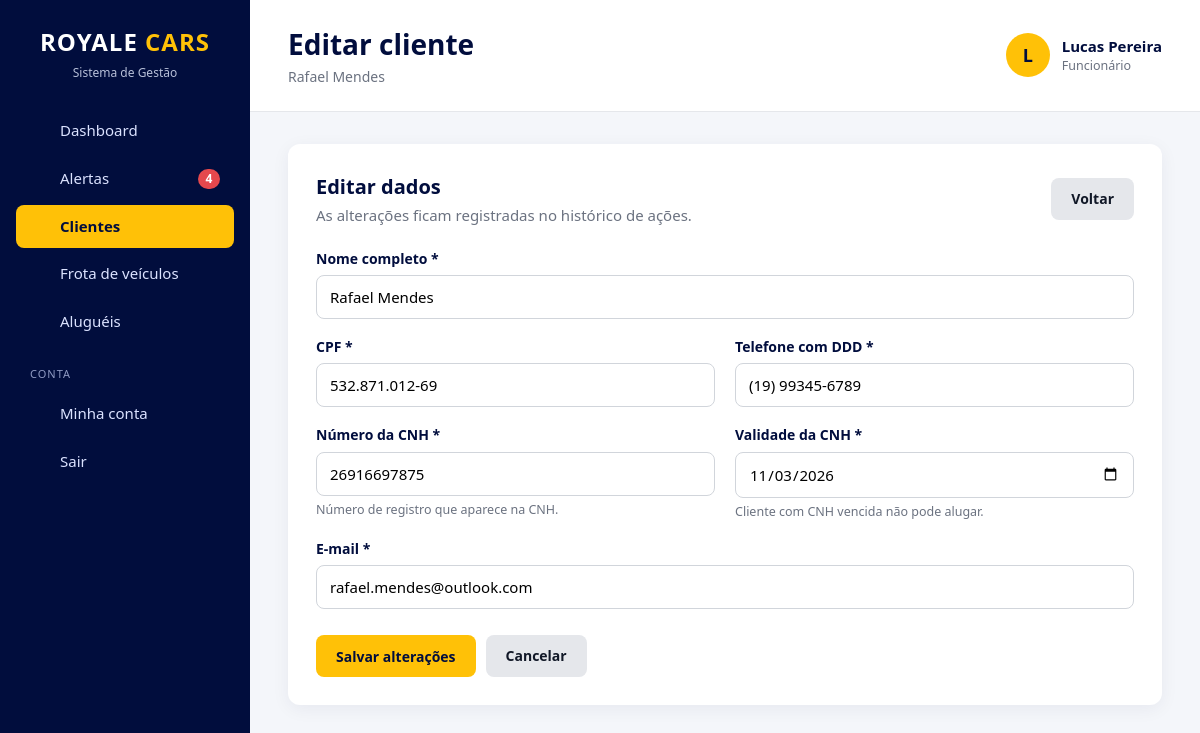
The page /clientes/editar.php?id=7 (signed in) on the database its author committed.
### tables this page shows
CREATE TABLE `usuarios` (
    `id`            INT          NOT NULL AUTO_INCREMENT,
    `nome`          VARCHAR(100) NOT NULL,
    `email`         VARCHAR(150) NOT NULL,
    `senha`         VARCHAR(255) NOT NULL,
    `cargo`         ENUM('chefe','gerente','funcionario') NOT NULL DEFAULT 'funcionario',
    `ativo`         TINYINT(1)   NOT NULL DEFAULT 1,
    `trocar_senha`  TINYINT(1)   NOT NULL DEFAULT 0,
    `ultimo_acesso` DATETIME     NULL,
    `criado_em`     TIMESTAMP    NOT NULL DEFAULT CURRENT_TIMESTAMP,
    `atualizado_em` TIMESTAMP    NULL ON UPDATE CURRENT_TIMESTAMP,

    PRIMARY KEY (`id`),
    UNIQUE KEY `uk_usuarios_email` (`email`),

    CONSTRAINT `ck_usuarios_nome`  CHECK (CHAR_LENGTH(TRIM(`nome`)) >= 3),
    CONSTRAINT `ck_usuarios_email` CHECK (`email` LIKE '_%@_%._%'),
    CONSTRAINT `ck_usuarios_ativo` CHECK (`ativo` IN (0, 1))
);

CREATE TABLE `clientes` (
    `id`            INT          NOT NULL AUTO_INCREMENT,
    `nome`          VARCHAR(150) NOT NULL,
    `cpf`           CHAR(11)     NOT NULL,
    `cnh`           CHAR(11)     NOT NULL,
    `cnh_validade`  DATE         NOT NULL,
    `email`         VARCHAR(150) NOT NULL,
    `telefone`      VARCHAR(11)  NOT NULL,
    `arquivado`     TINYINT(1)   NOT NULL DEFAULT 0,
    `arquivado_em`  DATETIME     NULL,
    `criado_em`     TIMESTAMP    NOT NULL DEFAULT CURRENT_TIMESTAMP,
    `atualizado_em` TIMESTAMP    NULL ON UPDATE CURRENT_TIMESTAMP,

    PRIMARY KEY (`id`),
    UNIQUE KEY `uk_clientes_cpf`   (`cpf`),
    UNIQUE KEY `uk_clientes_cnh`   (`cnh`),
    UNIQUE KEY `uk_clientes_email` (`email`),

    CONSTRAINT `ck_clientes_nome`     CHECK (CHAR_LENGTH(TRIM(`nome`)) >= 3),
    CONSTRAINT `ck_clientes_cpf`      CHECK (`cpf` REGEXP '^[0-9]{11}$'),
    CONSTRAINT `ck_clientes_cnh`      CHECK (`cnh` REGEXP '^[0-9]{11}$'),
    CONSTRAINT `ck_clientes_email`    CHECK (`email` LIKE '_%@_%._%'),
    CONSTRAINT `ck_clientes_telefone` CHECK (`telefone` REGEXP '^[1-9][1-9][0-9]{8,9}$'),
    CONSTRAINT `ck_clientes_arquivado` CHECK (`arquivado` IN (0, 1))
);

### config/database.php (called while the page is built, shortened)
<?php
$usuario = 'root';

### includes/auth.php (called while the page is built, shortened)
<?php
function usuario_logado(): ?array
{
    static $usuario = false;
    if ($usuario !== false) {
        return $usuario;
    }
    $id = (int) ($_SESSION['usuario_id'] ?? 0);
    $dados = db_linha(
        'SELECT id, nome, email, cargo, ativo, trocar_senha FROM usuarios WHERE id = ?',
        [$id]
    );
    $dados['permissoes'] = array_column(
        db_todos('SELECT permissao FROM usuario_permissoes WHERE usuario_id = ?', [$id]),
        'permissao'
    );
    $usuario = $dados;
    return $usuario;
}
function eh_chefe(): bool
{
    $usuario = usuario_logado();
    return $usuario && $usuario['cargo'] === 'chefe';
}
function pode(string $permissao): bool
{
    $usuario = usuario_logado();
    return $usuario['cargo'] === 'chefe' || in_array($permissao, $usuario['permissoes'], true);
}
function exigir_login(): array
{
    $usuario = usuario_logado();
    return $usuario;
}
function exigir_permissao(string ...$permissoes): void
{
    exigir_login();
    foreach ($permissoes as $permissao) {
        if (pode($permissao)) {
            return;
        }
    }
}
    ?>

### includes/alertas.php (called while the page is built, shortened)
<?php
function buscar_alertas(): array
{
    $alertas = [
        'atrasadas'           => [],
        'devolucoes_proximas' => [],
        'em_manutencao'       => [],
        'cnh'                 => [],
        'login_suspeito'      => [],
    ];
    if (pode('locacoes_ver')) {
        $alertas['atrasadas'] = db_todos(
            "SELECT l.id, l.data_prevista, l.valor_diaria,
                    DATEDIFF(CURDATE(), l.data_prevista) AS dias_atraso,
                    c.nome AS cliente, c.telefone,
                    v.marca, v.modelo, v.placa
             FROM locacoes l
             JOIN clientes c ON c.id = l.cliente_id
             JOIN veiculos v ON v.id = l.veiculo_id
             WHERE l.status = 'Em andamento' AND l.data_prevista < CURDATE()
             ORDER BY l.data_prevista"
        );
        $alertas['devolucoes_proximas'] = db_todos(
            "SELECT l.id, l.data_prevista,
                    DATEDIFF(l.data_prevista, CURDATE()) AS faltam,
                    c.nome AS cliente, c.telefone,
                    v.marca, v.modelo, v.placa
             FROM locacoes l
             JOIN clientes c ON c.id = l.cliente_id
             JOIN veiculos v ON v.id = l.veiculo_id
             WHERE l.status = 'Em andamento'
               AND l.data_prevista BETWEEN CURDATE() AND DATE_ADD(CURDATE(), INTERVAL ? DAY)
             ORDER BY l.data_prevista",
            [DIAS_AVISO_DEVOLUCAO]
        );
    }
    if (pode('manutencoes') || pode('veiculos_ver')) {
        $alertas['em_manutencao'] = db_todos(
            "SELECT m.id, m.defeito, m.oficina, m.data_entrada, m.previsao_liberacao,
                    DATEDIFF(CURDATE(), m.data_entrada) AS dias_parado,
                    (m.previsao_liberacao IS NOT NULL AND m.previsao_liberacao < CURDATE()) AS previsao_vencida,
                    v.id AS veiculo_id, v.marca, v.modelo, v.placa
             FROM manutencoes m
             JOIN veiculos v ON v.id = m.veiculo_id
             WHERE m.status = 'Em andamento'
             ORDER BY m.data_entrada"
        );
    }
    if (pode('clientes_ver')) {
        $alertas['cnh'] = db_todos(
            "SELECT id, nome, telefone, cnh_validade,
                    DATEDIFF(cnh_validade, CURDATE()) AS dias
             FROM clientes
             WHERE arquivado = 0
               AND cnh_validade <= DATE_ADD(CURDATE(), INTERVAL ? DAY)
             ORDER BY cnh_validade",
            [DIAS_AVISO_CNH]
        );
    }
    return $alertas;
}
function contar_alertas(): int
{
    static $total = null;
    if ($total === null) {
        $total = 0;
        foreach (buscar_alertas() as $lista) {
            $total += count($lista);
        }
    }
    return $total;
}

### includes/validacoes.php (called while the page is built, shortened)
<?php
function so_digitos(?string $valor): string
{
    return preg_replace('/\D/', '', (string) $valor);
}

### includes/form_cliente.php (the view, shortened to what this page needs)
<div class="form-grid">
    <div class="form-group inteiro">
        <label for="nome">Nome completo *</label>
        <input type="text" id="nome" name="nome" value="<?= campo($dados, 'nome') ?>"
               placeholder="Ex.: Maria Aparecida Santos" maxlength="150"
               data-validar="nome" class="<?= classe_erro($erros, 'nome') ?>" required>
    </div>
    <div class="form-group">
        <label for="cpf">CPF *</label>
        <input type="text" id="cpf" name="cpf" value="<?= e(formatar_cpf($dados['cpf'] ?? '')) ?>"
               placeholder="000.000.000-00" inputmode="numeric" maxlength="14"
               data-mascara="cpf" data-validar="cpf" class="<?= classe_erro($erros, 'cpf') ?>" required>
    </div>
    <div class="form-group">
        <label for="telefone">Telefone com DDD *</label>
        <input type="text" id="telefone" name="telefone" value="<?= e(formatar_telefone($dados['telefone'] ?? '')) ?>"
               placeholder="(19) 99999-9999" inputmode="numeric" maxlength="15"
               data-mascara="telefone" data-validar="telefone" class="<?= classe_erro($erros, 'telefone') ?>" required>
    </div>
    <div class="form-group">
        <label for="cnh">Número da CNH *</label>
        <input type="text" id="cnh" name="cnh" value="<?= campo($dados, 'cnh') ?>"
               placeholder="11 números" inputmode="numeric" maxlength="11"
               data-mascara="cnh" data-validar="cnh" class="<?= classe_erro($erros, 'cnh') ?>" required>
        <small class="campo-ajuda">Número de registro que aparece na CNH.</small>
    </div>
    <div class="form-group">
        <label for="cnh_validade">Validade da CNH *</label>
        <input type="date" id="cnh_validade" name="cnh_validade" value="<?= campo($dados, 'cnh_validade') ?>"
               class="<?= classe_erro($erros, 'cnh_validade') ?>" required>
        <small class="campo-ajuda">Cliente com CNH vencida não pode alugar.</small>
    </div>
    <div class="form-group inteiro">
        <label for="email">E-mail *</label>
        <input type="email" id="email" name="email" value="<?= campo($dados, 'email') ?>"
               placeholder="cliente@email.com" maxlength="150"
               data-validar="email" class="<?= classe_erro($erros, 'email') ?>" required>
    </div>
</div>

### includes/cabecalho.php (shortened to what this page needs)
<?php
$usuarioAtual = usuario_logado();
$subtitulo = $subtitulo ?? '';
$menu = $menu ?? '';
$itensMenu = [
    ['chave' => 'dashboard',   'texto' => 'Dashboard',         'link' => 'dashboard.php',            'icone' => 'inicio',     'mostrar' => true],
    ['chave' => 'alertas',     'texto' => 'Alertas',           'link' => 'alertas.php',              'icone' => 'alerta',     'mostrar' => true],
    ['chave' => 'clientes',    'texto' => 'Clientes',          'link' => 'clientes/index.php',       'icone' => 'clientes',   'mostrar' => pode('clientes_ver')],
    ['chave' => 'veiculos',    'texto' => 'Frota de veículos', 'link' => 'veiculos/index.php',       'icone' => 'veiculos',   'mostrar' => pode('veiculos_ver')],
    ['chave' => 'locacoes',    'texto' => 'Aluguéis',          'link' => 'locacoes/index.php',       'icone' => 'locacoes',   'mostrar' => pode('locacoes_ver')],
    ['chave' => 'manutencoes', 'texto' => 'Manutenção',        'link' => 'manutencoes/index.php',    'icone' => 'manutencao', 'mostrar' => pode('manutencoes')],
    ['chave' => 'financeiro',  'texto' => 'Financeiro',        'link' => 'financeiro/index.php',     'icone' => 'financeiro', 'mostrar' => pode('financeiro')],
    ['chave' => 'relatorios',  'texto' => 'Relatórios',        'link' => 'relatorios/index.php',     'icone' => 'relatorios', 'mostrar' => pode('relatorios') || pode('relatorios_financeiros')],
];
$totalAlertas = $usuarioAtual ? contar_alertas() : 0;
?>
<!DOCTYPE html>
<html lang="pt-BR">
<head>
    <link rel="stylesheet" href="<?= e(url('css/style.css')) ?>">
</head>
<body>
<aside class="sidebar" id="sidebar">
    <div class="logo">
        <h2>ROYALE <span>CARS</span></h2>
        <p class="logo-subtitle">Sistema de Gestão</p>
    </div>
    <nav class="menu">
        <?php foreach ($itensMenu as $item): ?>
            <?php if ($item['mostrar']): ?>
                <a href="<?= e(url($item['link'])) ?>" class="<?= $menu === $item['chave'] ? 'active' : '' ?>">
                    <?= icone($item['icone']) ?>
                    <span><?= e($item['texto']) ?></span>
                    <?php if ($item['chave'] === 'alertas' && $totalAlertas > 0): ?>
                        <b class="menu-contador"><?= $totalAlertas ?></b>
                    <?php endif; ?>
                </a>
            <?php endif; ?>
        <?php endforeach; ?>
        <p class="menu-secao">Conta</p>
        <a href="<?= e(url('configuracoes/index.php')) ?>" class="<?= $menu === 'configuracoes' ? 'active' : '' ?>">
            <?= icone('conta') ?>
            <span>Minha conta</span>
        </a>
        <form method="POST" action="<?= e(url('logout.php')) ?>">
            <button type="submit" class="menu-sair">
                <?= icone('sair') ?>
                <span>Sair</span>
            </button>
        </form>
    </nav>
</aside>
<main class="main">
    <header class="topbar">
        <div>
            <h1><?= e($titulo) ?></h1>
            <?php if ($subtitulo !== ''): ?>
                <p class="topbar-subtitle"><?= e($subtitulo) ?></p>
            <?php endif; ?>
        </div>
        <?php if ($usuarioAtual): ?>
            <div class="usuario-topo">
                <div class="usuario-avatar"><?= e(mb_strtoupper(mb_substr($usuarioAtual['nome'], 0, 1))) ?></div>
                <div>
                    <strong><?= e($usuarioAtual['nome']) ?></strong>
                    <small><?= e(CARGOS[$usuarioAtual['cargo']] ?? '') ?></small>
                </div>
            </div>
        <?php endif; ?>
    </header>
    <section class="content">

### css/style.css (style rules this page uses)
:root { --azul: #010d3d; --azul-2: #0b1d5c; --dourado: #ffc107; --dourado-2: #e0a800; --fundo: #f4f6fa; --branco: #ffffff; --texto: #111827; --texto-2: #4b5563; --texto-3: #6b7280; --borda: #e5e7eb; --borda-2: #d1d5db; --verde: #1b7f35; --verde-fundo: #e8f5e9; --vermelho: #b42318; --vermelho-fundo: #fdecea; --laranja: #b45309; --laranja-fundo: #fff4e0; --azul-status: #1d4ed8; --azul-fundo: #e8efff; --sombra: 0 4px 18px rgba(1, 13, 61, 0.06); --raio: 12px; }
* { margin: 0; padding: 0; box-sizing: border-box; }
body { font-family: 'Segoe UI', Roboto, Arial, sans-serif; background: var(--fundo); color: var(--texto); font-size: 15px; line-height: 1.45; }
a { color: var(--azul-2); }
h2 { color: var(--azul); font-size: 20px; }
.sidebar { position: fixed; top: 0; left: 0; width: 250px; height: 100vh; overflow-y: auto; background: var(--azul); padding: 25px 16px; z-index: 100; }
.logo { text-align: center; margin-bottom: 28px; }
.logo h2 { color: var(--branco); font-size: 24px; letter-spacing: 1px; }
.logo h2 span { color: var(--dourado); }
.logo-subtitle { color: #b8c0d9; font-size: 12px; margin-top: 4px; }
.menu { display: flex; flex-direction: column; gap: 4px; }
.menu a, .menu-sair { display: flex; align-items: center; gap: 12px; width: 100%; padding: 11px 14px; border-radius: 8px; color: #dbe2ff; text-decoration: none; font-size: 15px; transition: background 0.2s, color 0.2s; }
.menu-sair { background: none; border: none; cursor: pointer; font-family: inherit; text-align: left; }
.menu a.active { background: var(--dourado); color: var(--azul); font-weight: bold; }
.menu-secao { color: #8e99c2; font-size: 11px; text-transform: uppercase; letter-spacing: 1px; margin: 18px 14px 6px; }
.menu-contador { margin-left: auto; background: #e5484d; color: var(--branco); font-size: 12px; min-width: 22px; padding: 1px 7px; border-radius: 20px; text-align: center; }
.main { margin-left: 250px; min-height: 100vh; }
.topbar { background: var(--branco); padding: 24px 38px; display: flex; align-items: center; justify-content: space-between; gap: 20px; border-bottom: 1px solid var(--borda); }
.topbar h1 { color: var(--azul); font-size: 28px; }
.topbar-subtitle { color: var(--texto-3); font-size: 14px; margin-top: 2px; }
.usuario-topo { display: flex; align-items: center; gap: 12px; }
.usuario-avatar { width: 44px; height: 44px; border-radius: 50%; display: flex; align-items: center; justify-content: center; background: var(--dourado); color: var(--azul); font-weight: bold; font-size: 18px; }
.usuario-topo > div:last-child { display: flex; flex-direction: column; }
.usuario-topo strong { color: var(--azul); }
.usuario-topo small { color: var(--texto-3); }
.content { padding: 32px 38px; }
.form-grid { display: grid; grid-template-columns: repeat(2, 1fr); gap: 18px 20px; }
.form-group { display: flex; flex-direction: column; margin-bottom: 18px; }
.form-grid .form-group { margin-bottom: 0; }
.form-group.inteiro { grid-column: 1 / -1; }
.form-group label { margin-bottom: 6px; color: var(--azul); font-weight: bold; font-size: 14px; }
.form-group input, .form-group select, .form-group textarea, .filtros input, .filtros select { width: 100%; padding: 11px 13px; border: 1px solid var(--borda-2); border-radius: 8px; font-size: 15px; font-family: inherit; background: var(--branco); outline: none; }
.campo-ajuda { color: var(--texto-3); font-size: 12.5px; margin-top: 5px; }

### rows shown on the page
usuarios: nome "L", nome "Lucas Pereira", cargo "Funcionário"
clientes: nome "Rafael Mendes", cpf "532.871.012-69", telefone "(19) 99345-6789", cnh "26916697875", cnh_validade "11/03/2026", email "rafael.mendes@outlook.com"

### other values the page prints
$item['texto'] "Dashboard"
$item['texto'] "Alertas"
$item['texto'] "Clientes"
$item['texto'] "Frota de veículos"
$item['texto'] "Aluguéis"
$titulo "Editar cliente"
$subtitulo "Rafael Mendes"
